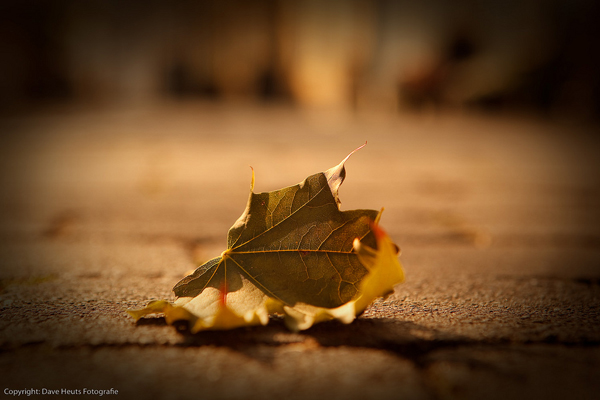
#> input picture Practice/Assignment/img.jpg, 600 x 400 px
$ jupyter execute Assignment1.ipynb
#> lines starting #> are read from the running program, lines starting #| are printed output that depends on the picture
# Implement in Python

[cell 1]
import numpy as np
A = np.array([[1, 1, 1, 1, 1, -1, -1, -1, -1, -1],
              [1, 1, 1, 1, 1, -1, -1, -1, -1, -1],
              [1, 1, 1, 1, 1, -1, -1, -1, -1, -1],
              [1, 1, 1, 1, 1, -1, -1, -1, -1, -1],
              [1, 1, 1, 1, 1, -1, -1, -1, -1, -1],
              [-1, -1, -1, -1, -1, -1, -1, -1, -1, -1],
              [-1, -1, -1, -1, -1, -1, -1, -1, -1, -1],
              [-1, -1, -1, -1, -1, -1, -1, -1, -1, -1],
              [-1, -1, -1, -1, -1, -1, -1, -1, -1, -1],
              [-1, -1, -1, -1, -1, -1, -1, -1, -1, -1],])
print(A)
m, n = A.shape
print(m) #Rows
print(n) #Cols

## Implement Kernels

[cell 2]
kerA = np.array([[1, -1],
                [1, -1]])
print('Kernel A\n', kerA, '\n')

kerB = np.array([[1, 1],
                [-1, -1]])
print('Kernel B\n', kerB)

## Convolution

[cell 3]
s = (5, 5)
B = np.zeros(s)
C = np.zeros(s)
print(B)
print(C)

[cell 4]
def Convolution(Target, New, Kernel, n):
    #Index in target matrix
#> called with Target = array of shape (10, 10), New = array of shape (5, 5), Kernel = array of shape (2, 2), n = 5
    a = 0
    b = 0
    #
    c = 1
    d = 0
    #Comparison variable
    val = 2
    #Index for new matrix
    inda = 0
    indb = 0
    #Check for end of matrix
    num = 4

    for i in np.arange(Target.size / 4):
        val = 2
        #Compare and find greatest value
        tempa = Target[a, b] * Kernel[0, 0]
        tempb = Target[a, b + 1] * Kernel[0, 1]
        tempc = Target[c, d] * Kernel[1, 0]
        tempd = Target[c, d + 1] * Kernel[1, 1]
        #Put value in new matrix
        New[inda, indb] = (tempa + tempb + tempc + tempd)
        #Increment new matrix index over by row
        indb += 1
        #Move kernel horizontally
        b += 2
        d += 2
        #When at end of matrix increment index by column
        if i == (n - 1) or (num + n) == i:
            #Move kernel vertically, reset horizontal index
            a += 2
            c += 2
            b = 0
            d = 0
            #Increment new matrix index over by column, reset horizontal index
            inda += 1
            indb = 0
            #Used for each time i + 5
            num = i
    return New

B = Convolution(A, B, kerA, 5)
C = Convolution(A, C, kerB, 5)

## Turn matrix to image

[cell 5]
import cv2
cv2.imshow('Image', B)
cv2.waitKey()
cv2.destroyAllWindows()

cv2.imshow('Image', C)
cv2.waitKey()
cv2.destroyAllWindows()

# On real image

[cell 6]
#0 = black, 255 = white

img = cv2.imread('img.jpg',cv2.IMREAD_GRAYSCALE)
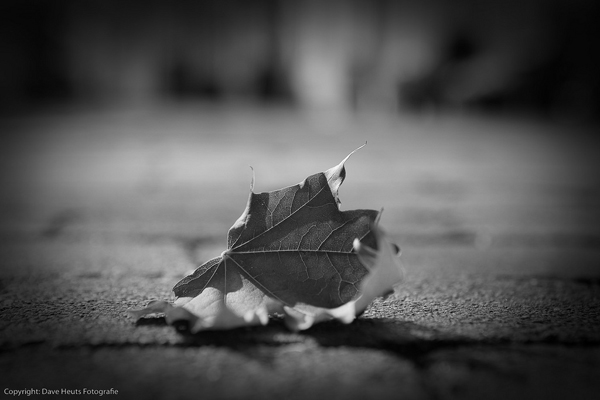
#> img: shape (400, 600); min 0, max 254, mean 80
cv2.imshow('image', img)
cv2.waitKey(0)
cv2.destroyAllWindows()

#Normalize img -1 to 1
newImg = (img / 128) - 1
#Create size for new image
m, n = newImg.shape
#> m = 400; n = 600
s = (200, 300)
D = np.zeros(s)
E = np.zeros(s)
D = Convolution(newImg, D, kerA, n / 2)
#> call 3 of Convolution, with Kernel = array of shape (2, 2), n = 300
#> the loop in Convolution (call 3), `for i in np.arange(Target.size / 4):` made 60000 passes
#> (tempa, tempb, tempc, tempd) on passes 1 to 12: (-0.93, 0.93, -0.93, 0.93), (-0.93, 0.93, -0.93, 0.93), (-0.93, 0.93, -0.93, 0.93), (-0.93, 0.93, -0.93, 0.93), (-0.93, 0.93, -0.93, 0.93), (-0.93, 0.93, -0.93, 0.93), (-0.93, 0.93, -0.93, 0.93), (-0.93, 0.93, -0.93, 0.93), (-0.938, 0.938, -0.93, 0.93), (-0.93, 0.93, -0.93, 0.93), (-0.93, 0.93, -0.93, 0.93), (-0.93, 0.93, -0.93, 0.93)
#> after the loop in Convolution (call 3), `for i in np.arange(Target.size / 4):`:
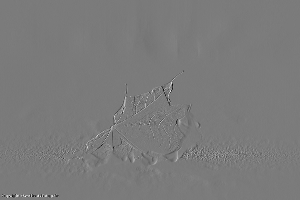
#> New: shape (200, 300) float64; min -1.83, max 1.95, mean 0.000438; drawn with min black and max white
#> after the loop in Convolution (call 3), `for i in np.arange(Target.size / 4):`: a = 400; b = 0; c = 401; d = 0; inda = 200; indb = 0; num = 59999
E = Convolution(newImg, E, kerB, n / 2)
#> call 4 of Convolution, with Kernel = array of shape (2, 2), n = 300
#> the loop in Convolution (call 4), `for i in np.arange(Target.size / 4):` made 60000 passes
#> (tempa, tempb, tempc, tempd) on passes 1 to 2: (-0.93, -0.93, 0.93, 0.93), (-0.93, -0.93, 0.93, 0.93)
#> after the loop in Convolution (call 4), `for i in np.arange(Target.size / 4):`:
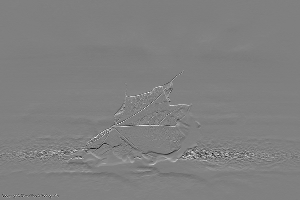
#> New: shape (200, 300) float64; min -1.82, max 1.8, mean -0.000137; drawn with min black and max white

cv2.imshow('Kernal A', D)
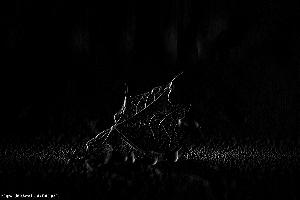
#> window 'Kernal A': shape (200, 300); min 0, max 255, mean 3.9
cv2.waitKey()
cv2.destroyAllWindows()

cv2.imshow('Kernal A', E)
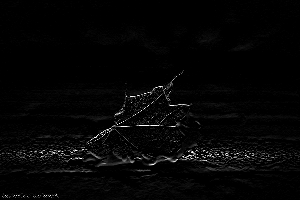
#> window 'Kernal A': shape (200, 300); min 0, max 255, mean 5.3
cv2.waitKey()
cv2.destroyAllWindows()
